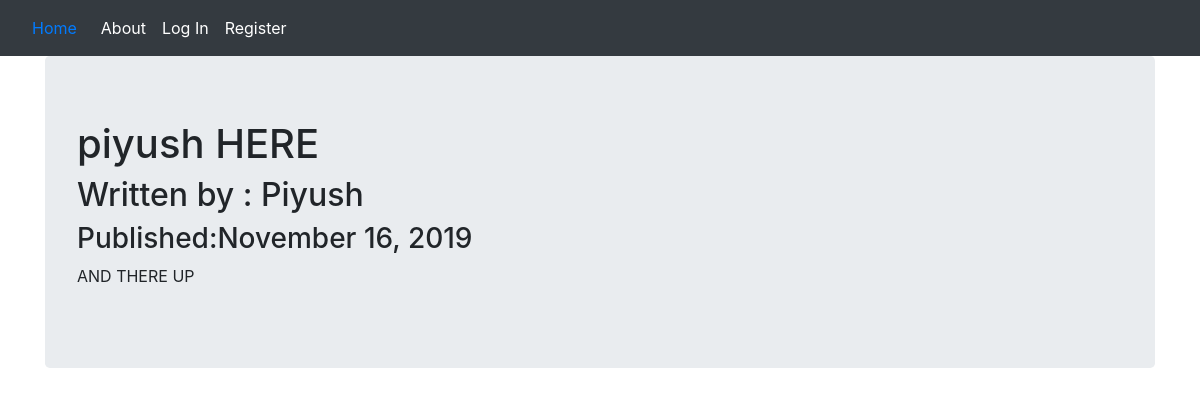
/2, run on the app's committed database.
### puppycompanyblog/models.py (models this page shows, shortened)
class BlogPost(db.Model):
        users = db.relationship(User)
        id = db.Column(db.Integer, primary_key= True)
        user_id = db.Column(db.Integer, db.ForeignKey('users.id'), nullable=False)
        date = db.Column(db.DateTime, nullable=False, default=datetime.utcnow )
        title = db.Column(db.String(140), nullable=False)
        text = db.Column(db.Text,nullable=True)

class User(db.Model,UserMixin):
    __tablename__='users'
    id = db.Column(db.Integer, primary_key=True)
    profile_image = db.Column(db.String(64),nullable=False, default='default_profile.png')
    email = db.Column(db.String(64), unique=True, index=True)
    username = db.Column(db.String(64),  unique=True, index=True)
    password_hash = db.Column(db.String(128))
    posts = db.relationship('BlogPost', backref='author', lazy=True)

### puppycompanyblog/blog_posts/views.py (the view)
@blog_posts.route('/<int:blog_post_id>')
def blog_post(blog_post_id):
    blog_post = BlogPost.query.get_or_404(blog_post_id)
    return render_template('blog_post.html',title=blog_post.title,date=blog_post.date,post=blog_post)

### puppycompanyblog/templates/blog_post.html (shortened to what this page needs)
{% extends "base.html" %}
{% block content %}
  <div class="jumbotron">
    <h1>{{post.title}}</h1>
    <h2>Written by : {{post.author.username}}</h2>
    <h3>Published:{{post.date.strftime('%B %d, %Y')}}</h3>
    <p>{{post.text}}</p>
  </div>
{% endblock %}

### data on the page
BlogPost: title "piyush HERE", date "November 16, 2019", text "AND THERE UP"
User: author.username "Piyush"
